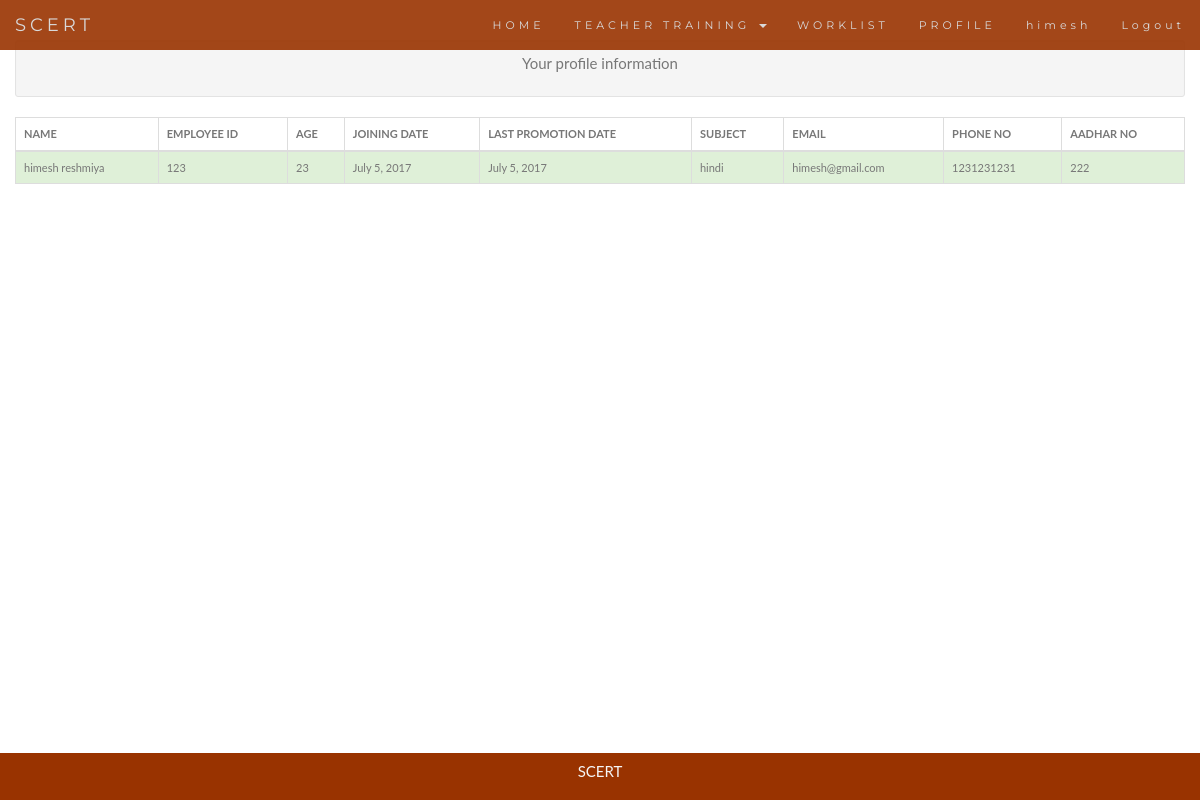
The app's page /tt/Profile/ (signed in) with its own data.
### teachertraining/models.py (models this page shows, shortened)
class Teacher(models.Model):
    user = models.OneToOneField(User, on_delete=models.CASCADE)
    name = models.CharField(max_length=200)
    empId = models.IntegerField(unique=True)
    aadhar_no = models.IntegerField(unique=True)
    age = models.IntegerField()
    joining_date = models.DateField('joining date')
    last_promotion_date = models.DateField('last promotion date')
    subject = models.CharField(max_length=200)
    email = models.EmailField(max_length=200)
    phone = models.IntegerField()

### teachertraining/views.py (the view)
def Profile(request):
    if request.user.is_authenticated:
        print('%s logged in' %(request.user))
        lteacherset = Teacher.objects.filter(user=request.user)
        if lteacherset != None:
            for lteacher in lteacherset:
                return render(request,'TeacherProfile.html',{'profile':lteacher,'flag':'True'})
        return render(request,'TeacherProfile.html',{'flag':'false'})

### templates/TeacherProfile.html
{% extends 'BaseTeacherLogin.html' %}
{%block content%}
<div class="container ">
{%if flag == 'false'%}
    <div class="well well-sm">
          <p>Teacher Profile not available. It is advisable to update your profile. Please update by clicking <a href="">here</a></p>
    </div>
{%else%}
    <div class="well well-sm text-center">
          <p>Your profile information</p>
    </div>
  <table class="table table-striped table-bordered table-hover">
      <thead>
      <tr>
        <th>NAME</th>
        <th>EMPLOYEE ID</th>
        <th>AGE</th>
        <th>JOINING DATE</th>
        <th>LAST PROMOTION DATE</th>
        <th>SUBJECT</th>
        <th>EMAIL</th>
        <th>PHONE NO</th>
        <th>AADHAR NO</th>
      </tr>
    </thead>
      <tbody class="table-striped ">
      <tr class="success">
        <td>{{profile.name}}</td>
        <td>{{profile.empId}}</td>
        <td>{{profile.age}}</td>
        <td>{{profile.joining_date}}</td>
        <td>{{profile.last_promotion_date}}</td>
        <td>{{profile.subject}}</td>
        <td>{{profile.email}}</td>
        <td>{{profile.phone}}</td>
        <td>{{profile.aadhar_no}}</td>
      </tr>
    </tbody>
{%endif%}
  </table>
</div>
{%endblock%}

### templates/BaseTeacherLogin.html (shortened to what this page needs)
{% load staticfiles %}
<!DOCTYPE html>
<html lang="en">
<head>
  <link rel="stylesheet" href="https://maxcdn.bootstrapcdn.com/bootstrap/3.3.7/css/bootstrap.min.css">
  <link rel="stylesheet" href="https://cdn.datatables.net/1.10.15/css/jquery.dataTables.min.css">
  <link rel="stylesheet" href="https://cdn.datatables.net/select/1.2.2/css/select.dataTables.min.css">
</head>
<body id="myPage" data-spy="scroll" data-target=".navbar" data-offset="50">
<nav class="navbar navbar-default navbar-fixed-top">
  <div class="container-fluid">
    <div class="navbar-header">
      <a class="navbar-brand" href="/tt/home">SCERT</a>
    </div>
    <div class="collapse navbar-collapse" id="myNavbar">
      <ul class="nav navbar-nav navbar-right">
        <li><a href="/tt/home">HOME</a></li>
        <li class="dropdown">
          <a class="dropdown-toggle" data-toggle="dropdown" href="#">TEACHER TRAINING
          <span class="caret"></span></a>
        </li>
        <li><a href="/tt/TeachersEnquiry">WORKLIST</a></li>
        <li><a href="/tt/Profile">PROFILE</a></li>
        <li><a href="#tour">{{user.username}}</a></li>
        <li><a href="/tt/Logout">Logout</a></li>
      </ul>
    </div>
  </div>
</nav>
{%block content%}{%endblock%}
<footer class="text-center">
  <p>SCERT</p>
</footer>
</body>
</html>

### templates/BaseTeacherLogin.html (style rules this page uses)
body { font: 400 15px/1.8 Lato, sans-serif; color: #777; }
table { font-size: 11px; }
.container { padding: 40px 0px; }
.navbar { font-family: Montserrat, sans-serif; margin-bottom: 0; background-color: #993300; border: 0; font-size: 11px !important; letter-spacing: 4px; opacity: 0.9; }
.navbar li a, .navbar .navbar-brand { color: #d5d5d5 !important; }
footer { position: fixed; bottom: 0; width: 100%; background-color: #993300; color: #f5f5f5; padding: 5px; margin-bottom: 0px; }

### records on screen
Teacher: name "himesh reshmiya", empId "123", age "23", joining_date "July 5, 2017", last_promotion_date "July 5, 2017", subject "hindi", email "himesh@gmail.com", phone "1231231231", aadhar_no "222"

### other values on screen
{{ user.username }} "himesh"
